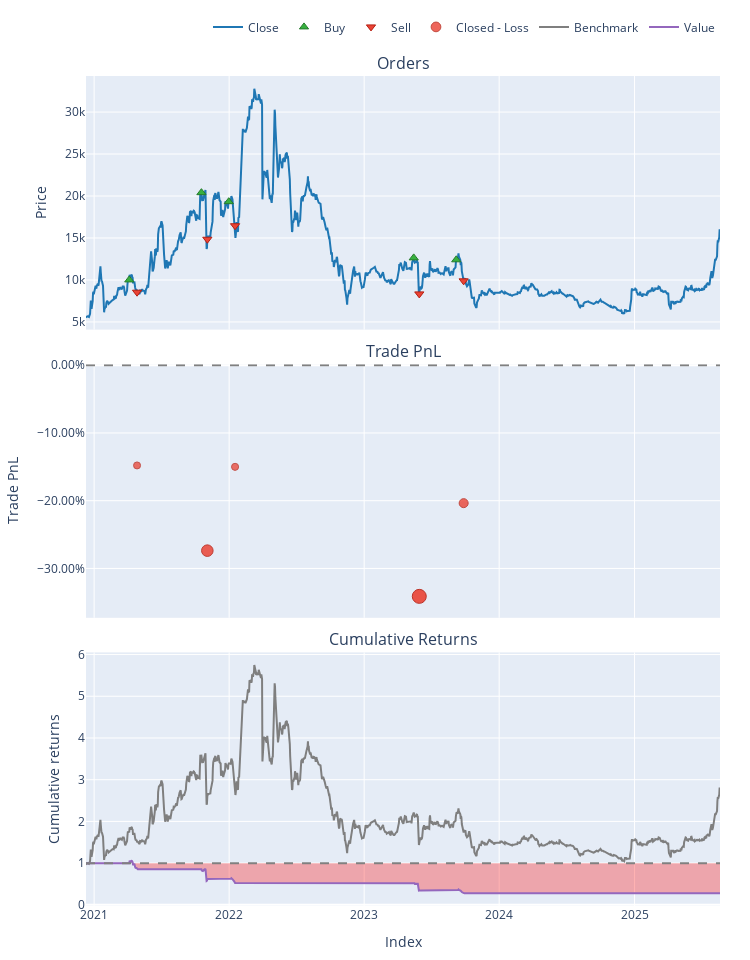

Notebook source saved alongside this figure:
### Code cell
# biểu diễn biểu đồ vốn của 1 mã bỏ qua
ignored_ticker = df_backtesting_ignored.index[0]
pf = backtesting_results[ignored_ticker]
print(ignored_ticker)
pf.plot().show()

### Figure 1 — Plotly figure (JSON) as saved in the notebook; plotly's stock layout.template omitted (floating-point values rounded to 4 significant figures; data arrays with more than 128 entries replaced by an {"elided": "..."} marker saying what was removed)
{"data": [{"legendgroup": "0", "line": {"color": "#1f77b4"}, "name": "Close", "showlegend": true, "type": "scatter", "uid": "d8b2db8f-e002-4b24-8142-706987abce38", "x": {"elided": "1169 str values"}, "xaxis": "x", "y": {"elided": "1169 float values"}, "yaxis": "y"}, {"customdata": [[0, 0.009983, 0.0999], [2, 0.004173, 0.08513], [4, 0.0032, 0.06185], [6, 0.004163, 0.05258], [8, 0.002795, 0.03466]], "hovertemplate": "Order Id: %{customdata[0]}<br>Timestamp: %{x}<br>Price: %{y}<br>Size: %{customdata[1]:.6f}<br>Fees: %{customdata[2]:.6f}", "legendgroup": "1", "marker": {"color": "#37B13F", "line": {"color": "rgb(38,123,44)", "width": 1}, "size": 8, "symbol": "triangle-up"}, "mode": "markers", "name": "Buy", "type": "scatter", "uid": "95f47b52-be71-4759-a225-ee6f6a738422", "x": ["2021-04-06T00:00:00", "2021-10-18T00:00:00", "2021-12-31T00:00:00", "2023-05-15T00:00:00", "2023-09-07T00:00:00"], "xaxis": "x", "y": [10007, 20399, 19330.0, 12631, 12402], "yaxis": "y"}, {"customdata": [[1, 0.009983, 0.0853], [3, 0.004173, 0.06198], [5, 0.0032, 0.05269], [7, 0.004163, 0.03473], [9, 0.002795, 0.02766]], "hovertemplate": "Order Id: %{customdata[0]}<br>Timestamp: %{x}<br>Price: %{y}<br>Size: %{customdata[1]:.6f}<br>Fees: %{customdata[2]:.6f}", "legendgroup": "2", "marker": {"color": "#EA4335", "line": {"color": "rgb(181,31,18)", "width": 1}, "size": 8, "symbol": "triangle-down"}, "mode": "markers", "name": "Sell", "type": "scatter", "uid": "611ce166-4800-465d-b36d-4784d2f912dd", "x": ["2021-04-27T00:00:00", "2021-11-03T00:00:00", "2022-01-17T00:00:00", "2023-05-30T00:00:00", "2023-09-27T00:00:00"], "xaxis": "x", "y": [8545, 14850.0, 16460.0, 8342.0, 9899], "yaxis": "y"}, {"customdata": [[0, 0, -14.78, -0.148], [1, 1, -23.3, -0.2737], [2, 2, -9.28, -0.15], [3, 3, -17.94, -0.3412], [4, 4, -7.057, -0.2036]], "hovertemplate": "Exit Trade Id: %{customdata[0]}<br>Position Id: %{customdata[1]}<br>Exit Timestamp: %{x}<br>PnL: %{customdata[2]:.6f}<br>Return: %{customdata[3]:.2%}", "legendgroup": "3", "marker": {"color": "#EA4335", "line": {"color": "rgb(181,31,18)", "width": 1}, "opacity": [0.75, 0.8476, 0.7516, 0.9, 0.7932], "size": [7, 11.56, 7.076, 14, 9.016], "symbol": "circle"}, "mode": "markers", "name": "Closed - Loss", "type": "scatter", "uid": "0bf97405-a3a3-4af7-9729-e750742ea9ad", "x": ["2021-04-27T00:00:00", "2021-11-03T00:00:00", "2022-01-17T00:00:00", "2023-05-30T00:00:00", "2023-09-27T00:00:00"], "xaxis": "x2", "y": [-0.148, -0.2737, -0.15, -0.3412, -0.2036], "yaxis": "y2"}, {"legendgroup": "4", "line": {"color": "#7f7f7f"}, "name": "Benchmark", "showlegend": true, "type": "scatter", "uid": "19d80579-97b0-41ac-b76f-ea7bc409c0f6", "x": {"elided": "1169 str values"}, "xaxis": "x3", "y": {"elided": "1169 float values"}, "yaxis": "y3"}, {"hoverinfo": "skip", "legendgroup": "5", "line": {"color": "rgba(0, 0, 0, 0)", "width": 0}, "opacity": 0, "showlegend": false, "type": "scatter", "uid": "f307e0c9-95ef-4d1e-8fb2-f33175266bbe", "x": {"elided": "1169 str values"}, "xaxis": "x3", "y": {"elided": "1169 int values"}, "yaxis": "y3"}, {"connectgaps": false, "fill": "tonexty", "fillcolor": "rgba(0, 128, 0, 0.3)", "hoverinfo": "skip", "legendgroup": "5", "line": {"color": "rgba(0, 0, 0, 0)", "width": 0}, "opacity": 0, "showlegend": false, "type": "scatter", "uid": "fbc02728-01f5-4adf-850f-983f0fa13dd9", "x": {"elided": "1169 str values"}, "xaxis": "x3", "y": {"elided": "1169 float values"}, "yaxis": "y3"}, {"hoverinfo": "skip", "legendgroup": "5", "line": {"color": "rgba(0, 0, 0, 0)", "width": 0}, "opacity": 0, "showlegend": false, "type": "scatter", "uid": "554d1acc-4b9b-4adb-b083-5a03c0c56621", "x": {"elided": "1169 str values"}, "xaxis": "x3", "y": {"elided": "1169 int values"}, "yaxis": "y3"}, {"connectgaps": false, "fill": "tonexty", "fillcolor": "rgba(255, 0, 0, 0.3)", "hoverinfo": "skip", "legendgroup": "5", "line": {"color": "rgba(0, 0, 0, 0)", "width": 0}, "opacity": 0, "showlegend": false, "type": "scatter", "uid": "167cdeb4-4170-4a77-86be-14bc7edd0edf", "x": {"elided": "1169 str values"}, "xaxis": "x3", "y": {"elided": "1169 float values"}, "yaxis": "y3"}, {"legendgroup": "6", "line": {"color": "#9467bd"}, "name": "Value", "showlegend": true, "type": "scatter", "uid": "7bd1fec5-a8e2-447e-9ec5-8b0dc4ab77b6", "x": {"elided": "1169 str values"}, "xaxis": "x3", "y": {"elided": "1169 float values"}, "yaxis": "y3"}, {"hoverinfo": "skip", "legendgroup": "5", "line": {"color": "rgba(0, 0, 0, 0)", "width": 0}, "opacity": 0, "showlegend": false, "type": "scatter", "uid": "f2746c36-b32f-4cf9-a6cd-b2f5e57f90a7", "x": {"elided": "1169 str values"}, "xaxis": "x3", "y": {"elided": "1169 int values"}, "yaxis": "y3"}], "layout": {"annotations": [{"font": {"size": 16}, "showarrow": false, "text": "Orders", "x": 0.5, "xanchor": "center", "xref": "paper", "y": 1, "yanchor": "bottom", "yref": "paper"}, {"font": {"size": 16}, "showarrow": false, "text": "Trade PnL", "x": 0.5, "xanchor": "center", "xref": "paper", "y": 0.6528, "yanchor": "bottom", "yref": "paper"}, {"font": {"size": 16}, "showarrow": false, "text": "Cumulative Returns", "x": 0.5, "xanchor": "center", "xref": "paper", "y": 0.3056, "yanchor": "bottom", "yref": "paper"}], "height": 960, "legend": {"orientation": "h", "traceorder": "normal", "x": 1, "xanchor": "right", "y": 1.042, "yanchor": "bottom"}, "margin": {"b": 30, "l": 30, "r": 30, "t": 30}, "shapes": [{"line": {"color": "gray", "dash": "dash"}, "type": "line", "x0": 0, "x1": 1, "xref": "paper", "y0": 0, "y1": 0, "yref": "y2"}, {"line": {"color": "gray", "dash": "dash"}, "type": "line", "x0": 0, "x1": 1, "xref": "paper", "y0": 1, "y1": 1, "yref": "y3"}], "showlegend": true, "width": 750, "xaxis": {"anchor": "y", "domain": [0, 1], "matches": "x3", "showticklabels": false}, "xaxis2": {"anchor": "y2", "domain": [0, 1], "matches": "x3", "showticklabels": false}, "xaxis3": {"anchor": "y3", "domain": [0, 1], "title": {"text": "Index"}}, "yaxis": {"anchor": "x", "domain": [0.6944, 1], "title": {"text": "Price"}}, "yaxis2": {"anchor": "x2", "domain": [0.3472, 0.6528], "tickformat": ".2%", "title": {"text": "Trade PnL"}}, "yaxis3": {"anchor": "x3", "domain": [0, 0.3056], "title": {"text": "Cumulative returns"}}}}
